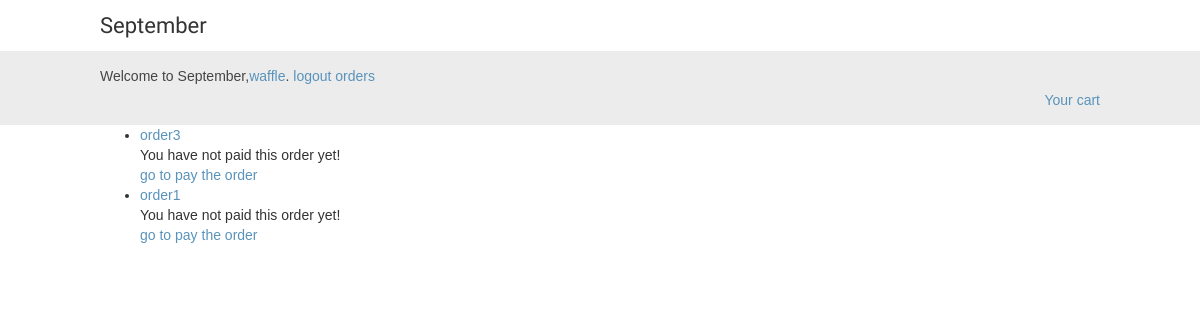
Page /orders/orderlist/ (signed in) on the earlier database version.
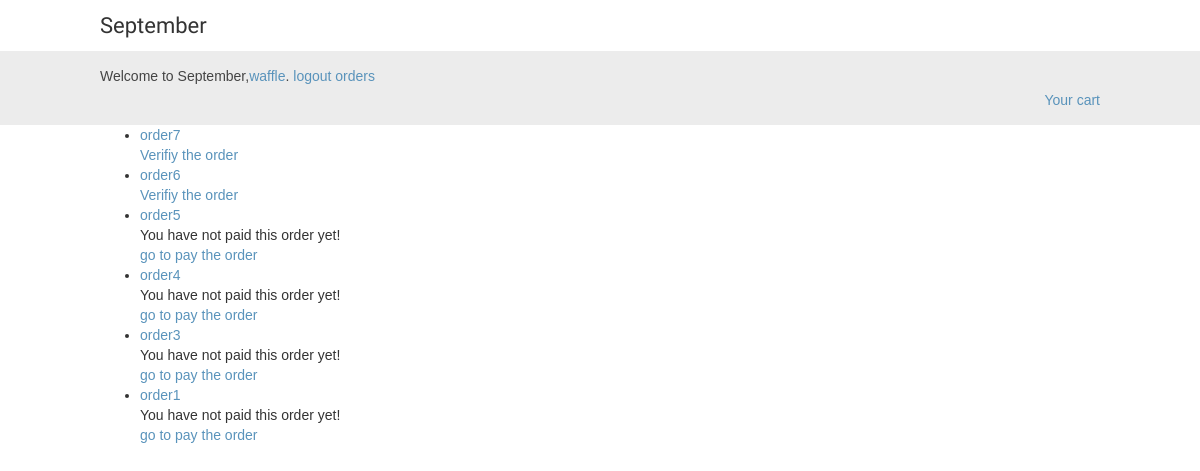
Same page on the later database version.
### orders/models.py (models this page shows, shortened)
class Order(models.Model):
	userid=models.CharField(max_length=20,default='1')
	first_name=models.CharField(max_length=50)
	last_name=models.CharField(max_length=50)
	email=models.EmailField()
	address=models.CharField(max_length=250)
	postal_code=models.CharField(max_length=20)
	city=models.CharField(max_length=100)
	created=models.DateTimeField(auto_now_add=True)
	updated=models.DateTimeField(auto_now=True)
	paid=models.BooleanField(default=False)
	verified=models.BooleanField(default=False)
	class Meta:
		ordering=('-created',)
	def get_absolute_url(self):
		return reverse('orders:order_detail',args=[self.id])

### orders/views.py (the view)
@login_required
def order_list(request):
	orders=Order.objects.filter(userid=request.user.username)
	return render(request,'orders/orderlist.html',{'orders':orders})

### orders/templates/orders/orderlist.html (shortened to what this page needs)
{% extends 'shop/base.html' %}
{% block content %}
    <ul>
        {% for order in orders %}
            <li>
                <a href="{{order.get_absolute_url}}">order{{order.id}}</a>
                <br>
                {% if order.paid %}
                    {% if order.verified %}
                        <p>The order has been verified</p>
                    {% else %}
                        <a href="{% url 'orders:verify' order.id %}">Verifiy the order</a>
                    {% endif %}
                {% else %}
                    You have not paid this order yet!<br>
                    <a href="{% url 'orders:repay' order.id %}">go to pay the order</a>
                {% endif %}
                <br>
            </li>
        {% endfor %}
    </ul>
{% endblock %}

Differences in the rows shown:
added Order: id "7", paid "Verifiy the order"
added Order: id "6", paid "Verifiy the order"
added Order: id "5", paid "You have not paid this order yet!"
added Order: id "4", paid "You have not paid this order yet!"
